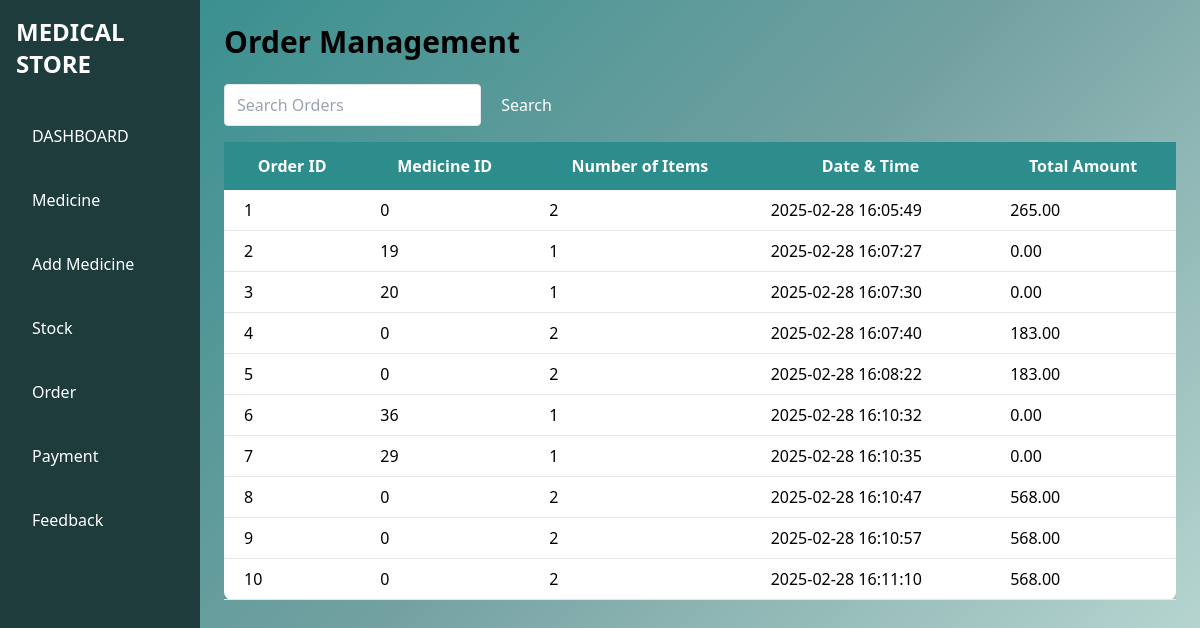
The app's page /order.php with its own data.
### tables this page shows
CREATE TABLE `orders` (
  `order_id` int(11) NOT NULL,
  `customer_name` varchar(255) NOT NULL,
  `order_date` date NOT NULL,
  `total_amount` decimal(10,2) NOT NULL,
  `no_of_items` int(11) NOT NULL,
  `med_id` int(11) NOT NULL,
  `date_time` timestamp NOT NULL DEFAULT current_timestamp()
);

### order.php (the view, shortened to what this page needs)
<?php
include 'connection.php';
$search = $_GET['search'] ?? '';
$sql = "SELECT order_id, med_id, no_of_items, date_time, total_amount FROM orders WHERE order_id LIKE ? OR med_id LIKE ?";
$stmt = $conn->prepare($sql);
$search_term = '%' . $search . '%';
$stmt->bind_param('ss', $search_term, $search_term);
$stmt->execute();
$result = $stmt->get_result();
?>
<!DOCTYPE html>
<html lang="en">
<head>
    <link href="https://cdn.jsdelivr.net/npm/tailwindcss@2.2.19/dist/tailwind.min.css" rel="stylesheet">
</head>
<body class="custom-bg">
    <div class="flex">
        <div class="w-1/6 custom-sidebar text-white h-screen">
            <div class="p-4">
                <h1 class="text-2xl font-bold">MEDICAL STORE</h1>
                <ul class="mt-8">
                <li class="mt-4"><a href="admin.php">DASHBOARD</a></li>
                    <li class="mt-4"><a href="medicine.php">Medicine</a></li>
                    <li class="mt-4"><a href="add_medicine.php">Add Medicine</a></li>
                    <li class="mt-4"><a href="stock.php">Stock</a></li>
                    <li class="mt-4"><a href="order.php">Order</a></li>
                    <li class="mt-4">Payment</li>
                    <li class="mt-4"><a href="view_feedback.php">Feedback</a></li>
                </ul>
            </div>
        </div>
        <div class="w-5/6 p-6">
            <div class="container mx-auto">
                <h1 class="text-3xl font-bold mb-6 text-teal-700">Order Management</h1>
                <form method="GET" class="mb-4">
                    <input type="text" name="search" placeholder="Search Orders" class="border rounded py-2 px-3" value="<?= htmlspecialchars($search) ?>">
                    <button type="submit" class="bg-teal-600 text-white py-2 px-4 rounded">Search</button>
                </form>
                <div class="overflow-x-auto">
                    <table class="min-w-full bg-white shadow-md rounded-lg">
                        <thead class="table-header">
                            <tr>
                                <th class="py-3 px-5">Order ID</th>
                                <th class="py-3 px-5">Medicine ID</th>
                                <th class="py-3 px-5">Number of Items</th>
                                <th class="py-3 px-5">Date & Time</th>
                                <th class="py-3 px-5">Total Amount</th>
                            </tr>
                        </thead>
                        <tbody>
                            <?php
                            if ($result->num_rows > 0) {
                                while($row = $result->fetch_assoc()) {
                                    echo "<tr class='border-b hover:bg-teal-50'>";
                                    echo "<td class='py-2 px-5'>" . htmlspecialchars($row["order_id"]) . "</td>";
                                    echo "<td class='py-2 px-5'>" . htmlspecialchars($row["med_id"]) . "</td>";
                                    echo "<td class='py-2 px-5'>" . htmlspecialchars($row["no_of_items"]) . "</td>";
                                    echo "<td class='py-2 px-5'>" . htmlspecialchars($row["date_time"]) . "</td>";
                                    echo "<td class='py-2 px-5'>" . htmlspecialchars($row["total_amount"]) . "</td>";
                                    echo "</tr>";
                                }
                            } else {
                                echo "<tr><td colspan='5' class='py-2 px-4 text-center'>No orders found</td></tr>";
                            }
                            ?>
                        </tbody>
                    </table>
                </div>
            </div>
        </div>
    </div>
</body>
</html>

### order.php (style rules this page uses)
body { background: linear-gradient(135deg, #2d8c8c, #73a1a1, #c3dfd9); position: relative; overflow: hidden; }
.table-header { background-color: #2d8c8c; color: white; }
.custom-bg { background: linear-gradient(135deg, #2d8c8c, #73a1a1, #c3dfd9); }
.custom-sidebar { background: #1e3c3c; }
.custom-sidebar li { padding: 12px 16px; cursor: pointer; }

### records on screen
orders: order_id "1", med "0", no_of_items "2", date_time "2025-02-28 16:05:49", total_amount "265.00"
orders: order_id "2", med "19", no_of_items "1", date_time "2025-02-28 16:07:27", total_amount "0.00"
orders: order_id "3", med "20", no_of_items "1", date_time "2025-02-28 16:07:30", total_amount "0.00"
orders: order_id "4", med "0", no_of_items "2", date_time "2025-02-28 16:07:40", total_amount "183.00"
orders: order_id "5", med "0", no_of_items "2", date_time "2025-02-28 16:08:22", total_amount "183.00"
orders: order_id "6", med "36", no_of_items "1", date_time "2025-02-28 16:10:32", total_amount "0.00"
orders: order_id "7", med "29", no_of_items "1", date_time "2025-02-28 16:10:35", total_amount "0.00"
orders: order_id "8", med "0", no_of_items "2", date_time "2025-02-28 16:10:47", total_amount "568.00"
orders: order_id "9", med "0", no_of_items "2", date_time "2025-02-28 16:10:57", total_amount "568.00"
orders: order_id "10", med "0", no_of_items "2", date_time "2025-02-28 16:11:10", total_amount "568.00"
